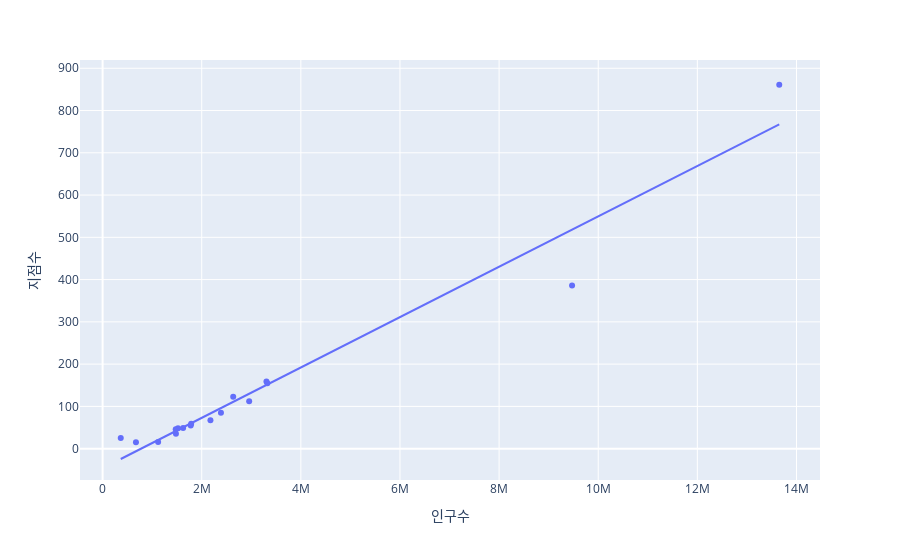

Notebook cell for this chart:
### Code cell
fig = px.scatter(df2021_sorted, x = '인구수', y = '지점수', trendline="ols")

fig.show()

### Figure 1 — Plotly figure (JSON) as saved in the notebook; plotly's stock layout.template omitted (floating-point values rounded to 4 significant figures)
{"data": [{"hovertemplate": "인구수=%{x}<br>지점수=%{y}<extra></extra>", "legendgroup": "", "marker": {"color": "#636efa", "symbol": "circle"}, "mode": "markers", "name": "", "orientation": "v", "showlegend": false, "type": "scatter", "x": [1521890, 13652529, 3305931, 2635314, 1475262, 2387911, 1479740, 3324335, 9472127, 366227, 1120753, 2957044, 1778124, 1787053, 673107, 2175960, 1624764], "xaxis": "x", "y": [48, 861, 159, 123, 46, 85, 35, 155, 386, 25, 16, 112, 55, 59, 15, 67, 49], "yaxis": "y"}, {"hovertemplate": "<b>OLS trendline</b><br>지점수 = 5.95896e-05 * 인구수 + -46.2972<br>R<sup>2</sup>=0.955868<br><br>인구수=%{x}<br>지점수=%{y} <b>(trend)</b><extra></extra>", "legendgroup": "", "marker": {"color": "#636efa", "symbol": "circle"}, "mode": "lines", "name": "", "showlegend": false, "type": "scatter", "x": [366227, 673107, 1120753, 1475262, 1479740, 1521890, 1624764, 1778124, 1787053, 2175960, 2387911, 2635314, 2957044, 3305931, 3324335, 9472127, 13652529], "xaxis": "x", "y": [-24.47, -6.187, 20.49, 41.61, 41.88, 44.39, 50.52, 59.66, 60.19, 83.37, 96.0, 110.7, 129.9, 150.7, 151.8, 518.1, 767.3], "yaxis": "y"}], "layout": {"legend": {"tracegroupgap": 0}, "margin": {"t": 60}, "xaxis": {"anchor": "y", "domain": [0, 1], "title": {"text": "인구수"}}, "yaxis": {"anchor": "x", "domain": [0, 1], "title": {"text": "지점수"}}}}
